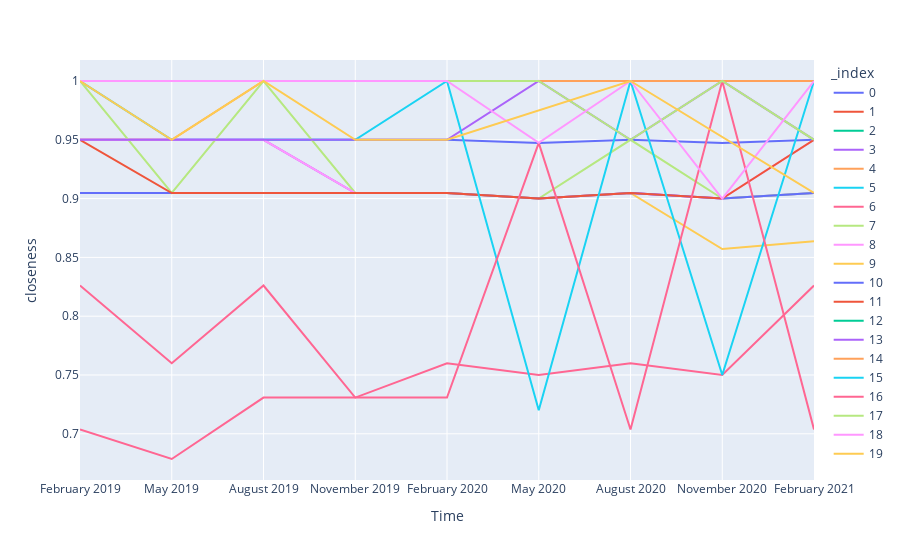

The cell this chart's notebook holds for it:
### Code cell
fig= px.line(finaltable, x=finaltable.Time, y=finaltable.closeness, color=finaltable.index)
fig.show()

### Figure 1 — Plotly figure (JSON) as saved in the notebook; plotly's stock layout.template omitted (floating-point values rounded to 4 significant figures)
{"data": [{"hovertemplate": "_index=0<br>Time=%{x}<br>closeness=%{y}<extra></extra>", "legendgroup": "0", "line": {"color": "#636efa", "dash": "solid"}, "mode": "lines", "name": "0", "orientation": "v", "showlegend": true, "type": "scatter", "x": ["February 2019", "May 2019", "August 2019", "November 2019", "February 2020", "May 2020", "August 2020", "November 2020", "February 2021"], "xaxis": "x", "y": [0.95, 0.95, 0.95, 0.95, 0.95, 0.9474, 0.95, 0.9474, 0.95], "yaxis": "y"}, {"hovertemplate": "_index=1<br>Time=%{x}<br>closeness=%{y}<extra></extra>", "legendgroup": "1", "line": {"color": "#EF553B", "dash": "solid"}, "mode": "lines", "name": "1", "orientation": "v", "showlegend": true, "type": "scatter", "x": ["February 2019", "May 2019", "August 2019", "November 2019", "February 2020", "May 2020", "August 2020", "November 2020", "February 2021"], "xaxis": "x", "y": [1, 1, 1, 1, 1, 1, 1, 1, 1], "yaxis": "y"}, {"hovertemplate": "_index=2<br>Time=%{x}<br>closeness=%{y}<extra></extra>", "legendgroup": "2", "line": {"color": "#00cc96", "dash": "solid"}, "mode": "lines", "name": "2", "orientation": "v", "showlegend": true, "type": "scatter", "x": ["February 2019", "May 2019", "August 2019", "November 2019", "February 2020", "May 2020", "August 2020", "November 2020", "February 2021"], "xaxis": "x", "y": [1, 1, 1, 1, 1, 1, 1, 1, 1], "yaxis": "y"}, {"hovertemplate": "_index=3<br>Time=%{x}<br>closeness=%{y}<extra></extra>", "legendgroup": "3", "line": {"color": "#ab63fa", "dash": "solid"}, "mode": "lines", "name": "3", "orientation": "v", "showlegend": true, "type": "scatter", "x": ["February 2019", "May 2019", "August 2019", "November 2019", "February 2020", "May 2020", "August 2020", "November 2020", "February 2021"], "xaxis": "x", "y": [0.95, 0.95, 0.95, 0.9048, 0.9048, 0.9, 0.9048, 0.9, 0.9048], "yaxis": "y"}, {"hovertemplate": "_index=4<br>Time=%{x}<br>closeness=%{y}<extra></extra>", "legendgroup": "4", "line": {"color": "#FFA15A", "dash": "solid"}, "mode": "lines", "name": "4", "orientation": "v", "showlegend": true, "type": "scatter", "x": ["February 2019", "May 2019", "August 2019", "November 2019", "February 2020", "May 2020", "August 2020", "November 2020", "February 2021"], "xaxis": "x", "y": [0.95, 0.95, 1, 1, 1, 1, 1, 1, 1], "yaxis": "y"}, {"hovertemplate": "_index=5<br>Time=%{x}<br>closeness=%{y}<extra></extra>", "legendgroup": "5", "line": {"color": "#19d3f3", "dash": "solid"}, "mode": "lines", "name": "5", "orientation": "v", "showlegend": true, "type": "scatter", "x": ["February 2019", "May 2019", "August 2019", "November 2019", "February 2020", "May 2020", "August 2020", "November 2020", "February 2021"], "xaxis": "x", "y": [1, 0.95, 0.95, 0.95, 1, 1, 1, 1, 1], "yaxis": "y"}, {"hovertemplate": "_index=6<br>Time=%{x}<br>closeness=%{y}<extra></extra>", "legendgroup": "6", "line": {"color": "#FF6692", "dash": "solid"}, "mode": "lines", "name": "6", "orientation": "v", "showlegend": true, "type": "scatter", "x": ["February 2019", "May 2019", "August 2019", "November 2019", "February 2020", "May 2020", "August 2020", "November 2020", "February 2021"], "xaxis": "x", "y": [0.7037, 0.6786, 0.7308, 0.7308, 0.76, 0.75, 0.76, 0.75, 0.8261], "yaxis": "y"}, {"hovertemplate": "_index=7<br>Time=%{x}<br>closeness=%{y}<extra></extra>", "legendgroup": "7", "line": {"color": "#B6E880", "dash": "solid"}, "mode": "lines", "name": "7", "orientation": "v", "showlegend": true, "type": "scatter", "x": ["February 2019", "May 2019", "August 2019", "November 2019", "February 2020", "May 2020", "August 2020", "November 2020", "February 2021"], "xaxis": "x", "y": [1, 0.9048, 1, 0.9048, 0.9048, 0.9, 0.95, 0.9, 0.9048], "yaxis": "y"}, {"hovertemplate": "_index=8<br>Time=%{x}<br>closeness=%{y}<extra></extra>", "legendgroup": "8", "line": {"color": "#FF97FF", "dash": "solid"}, "mode": "lines", "name": "8", "orientation": "v", "showlegend": true, "type": "scatter", "x": ["February 2019", "May 2019", "August 2019", "November 2019", "February 2020", "May 2020", "August 2020", "November 2020", "February 2021"], "xaxis": "x", "y": [0.95, 0.95, 0.95, 0.9048, 0.9048, 0.9, 0.9048, 0.9, 0.95], "yaxis": "y"}, {"hovertemplate": "_index=9<br>Time=%{x}<br>closeness=%{y}<extra></extra>", "legendgroup": "9", "line": {"color": "#FECB52", "dash": "solid"}, "mode": "lines", "name": "9", "orientation": "v", "showlegend": true, "type": "scatter", "x": ["February 2019", "May 2019", "August 2019", "November 2019", "February 2020", "May 2020", "August 2020", "November 2020", "February 2021"], "xaxis": "x", "y": [0.9048, 0.9048, 0.9048, 0.9048, 0.9048, 0.9, 0.9048, 0.8571, 0.8636], "yaxis": "y"}, {"hovertemplate": "_index=10<br>Time=%{x}<br>closeness=%{y}<extra></extra>", "legendgroup": "10", "line": {"color": "#636efa", "dash": "solid"}, "mode": "lines", "name": "10", "orientation": "v", "showlegend": true, "type": "scatter", "x": ["February 2019", "May 2019", "August 2019", "November 2019", "February 2020", "May 2020", "August 2020", "November 2020", "February 2021"], "xaxis": "x", "y": [0.9048, 0.9048, 0.9048, 0.9048, 0.9048, 0.9, 0.9048, 0.9, 0.9048], "yaxis": "y"}, {"hovertemplate": "_index=11<br>Time=%{x}<br>closeness=%{y}<extra></extra>", "legendgroup": "11", "line": {"color": "#EF553B", "dash": "solid"}, "mode": "lines", "name": "11", "orientation": "v", "showlegend": true, "type": "scatter", "x": ["February 2019", "May 2019", "August 2019", "November 2019", "February 2020", "May 2020", "August 2020", "November 2020", "February 2021"], "xaxis": "x", "y": [0.95, 0.9048, 0.9048, 0.9048, 0.9048, 0.9, 0.9048, 0.9, 0.95], "yaxis": "y"}, {"hovertemplate": "_index=12<br>Time=%{x}<br>closeness=%{y}<extra></extra>", "legendgroup": "12", "line": {"color": "#00cc96", "dash": "solid"}, "mode": "lines", "name": "12", "orientation": "v", "showlegend": true, "type": "scatter", "x": ["February 2019", "May 2019", "August 2019", "November 2019", "February 2020", "May 2020", "August 2020", "November 2020", "February 2021"], "xaxis": "x", "y": [1, 1, 1, 1, 1, 1, 1, 1, 1], "yaxis": "y"}, {"hovertemplate": "_index=13<br>Time=%{x}<br>closeness=%{y}<extra></extra>", "legendgroup": "13", "line": {"color": "#ab63fa", "dash": "solid"}, "mode": "lines", "name": "13", "orientation": "v", "showlegend": true, "type": "scatter", "x": ["February 2019", "May 2019", "August 2019", "November 2019", "February 2020", "May 2020", "August 2020", "November 2020", "February 2021"], "xaxis": "x", "y": [0.95, 0.95, 0.95, 0.95, 0.95, 1, 0.95, 1, 0.95], "yaxis": "y"}, {"hovertemplate": "_index=14<br>Time=%{x}<br>closeness=%{y}<extra></extra>", "legendgroup": "14", "line": {"color": "#FFA15A", "dash": "solid"}, "mode": "lines", "name": "14", "orientation": "v", "showlegend": true, "type": "scatter", "x": ["February 2019", "May 2019", "August 2019", "November 2019", "February 2020", "May 2020", "August 2020", "November 2020", "February 2021"], "xaxis": "x", "y": [1, 1, 1, 1, 1, 1, 1, 1, 1], "yaxis": "y"}, {"hovertemplate": "_index=15<br>Time=%{x}<br>closeness=%{y}<extra></extra>", "legendgroup": "15", "line": {"color": "#19d3f3", "dash": "solid"}, "mode": "lines", "name": "15", "orientation": "v", "showlegend": true, "type": "scatter", "x": ["February 2019", "May 2019", "August 2019", "November 2019", "February 2020", "May 2020", "August 2020", "November 2020", "February 2021"], "xaxis": "x", "y": [1, 1, 1, 1, 1, 0.72, 1, 0.75, 1], "yaxis": "y"}, {"hovertemplate": "_index=16<br>Time=%{x}<br>closeness=%{y}<extra></extra>", "legendgroup": "16", "line": {"color": "#FF6692", "dash": "solid"}, "mode": "lines", "name": "16", "orientation": "v", "showlegend": true, "type": "scatter", "x": ["February 2019", "May 2019", "August 2019", "November 2019", "February 2020", "May 2020", "August 2020", "November 2020", "February 2021"], "xaxis": "x", "y": [0.8261, 0.76, 0.8261, 0.7308, 0.7308, 0.9474, 0.7037, 1, 0.7037], "yaxis": "y"}, {"hovertemplate": "_index=17<br>Time=%{x}<br>closeness=%{y}<extra></extra>", "legendgroup": "17", "line": {"color": "#B6E880", "dash": "solid"}, "mode": "lines", "name": "17", "orientation": "v", "showlegend": true, "type": "scatter", "x": ["February 2019", "May 2019", "August 2019", "November 2019", "February 2020", "May 2020", "August 2020", "November 2020", "February 2021"], "xaxis": "x", "y": [1, 1, 1, 1, 1, 1, 0.95, 1, 0.95], "yaxis": "y"}, {"hovertemplate": "_index=18<br>Time=%{x}<br>closeness=%{y}<extra></extra>", "legendgroup": "18", "line": {"color": "#FF97FF", "dash": "solid"}, "mode": "lines", "name": "18", "orientation": "v", "showlegend": true, "type": "scatter", "x": ["February 2019", "May 2019", "August 2019", "November 2019", "February 2020", "May 2020", "August 2020", "November 2020", "February 2021"], "xaxis": "x", "y": [1, 1, 1, 1, 1, 0.9474, 1, 0.9, 1], "yaxis": "y"}, {"hovertemplate": "_index=19<br>Time=%{x}<br>closeness=%{y}<extra></extra>", "legendgroup": "19", "line": {"color": "#FECB52", "dash": "solid"}, "mode": "lines", "name": "19", "orientation": "v", "showlegend": true, "type": "scatter", "x": ["February 2019", "May 2019", "August 2019", "November 2019", "February 2020", "August 2020", "February 2021"], "xaxis": "x", "y": [1, 0.95, 1, 0.95, 0.95, 1, 0.9048], "yaxis": "y"}], "layout": {"legend": {"title": {"text": "_index"}, "tracegroupgap": 0}, "margin": {"t": 60}, "xaxis": {"anchor": "y", "domain": [0, 1], "title": {"text": "Time"}}, "yaxis": {"anchor": "x", "domain": [0, 1], "title": {"text": "closeness"}}}}
